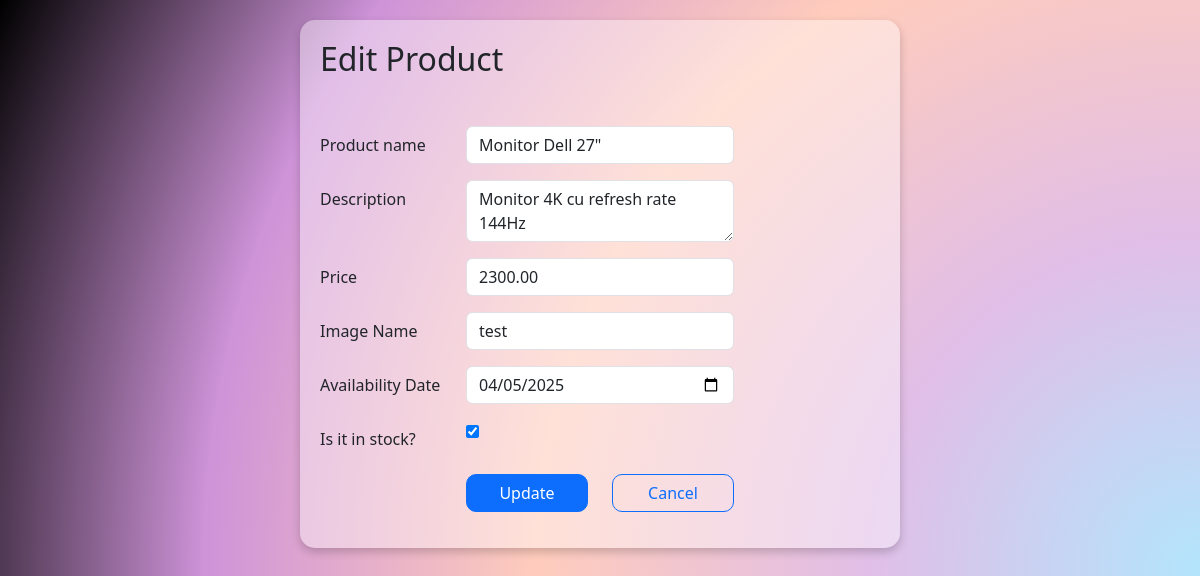
The app's page /edit.php?id=4 with its own data.
### tables this page shows
CREATE TABLE IF NOT EXISTS products (
                                        id INT AUTO_INCREMENT PRIMARY KEY,
                                        name VARCHAR(50) NOT NULL,
    description TEXT,
    price DECIMAL(10,2) NOT NULL,
    image VARCHAR(255),
    availability_date DATE,
    in_stock TINYINT(1) NOT NULL DEFAULT 1
    );

### public/edit.php (called while the page is built, shortened)
<?php
require '../includes/header.php';
require '../config/database.php';
$config = require "../config/config.php";
$db = new Database($config['database']);
$id = (int)$_GET['id'];
$product = $db->query("SELECT * FROM products WHERE id = :id", ["id" => $id])->find();
$name = $product['name'];
$description = $product['description'];
$price = $product['price'];
$image = $product['image'];
$availability_date = $product['availability_date'];
$in_stock = $product['in_stock'];
require '../views/edit.view.php';

### config/config.php (called while the page is built)
<?php
return [
    'database' => [
        'host' => 'localhost',
        'port' => '3306',
        'dbname' => 'myproject',
        'charset' => 'utf8mb4'
    ],
];

### config/database.php (called while the page is built, shortened)
<?php
class Database{
    public $connection;
    public $statement;
    public function __construct($config, $username = 'root', $password = ''){
        $dsn = "mysql:" . http_build_query($config,"",";");
        $this->connection = new PDO($dsn, $username, $password, [
            PDO::ATTR_DEFAULT_FETCH_MODE=>PDO::FETCH_ASSOC
        ]);
    }
    public function query($query, $params = []){
        $this->statement = $this->connection->prepare($query);
        $this->statement -> execute($params);
        return $this;
    }
    public function find(){
        return $this->statement->fetch();
    }
}

### views/edit.view.php (the view, shortened to what this page needs)
<?php
require '../includes/header.php';
?>
    <div class="container">
        <div class="form-container">
            <h2 class="mb-5">Edit Product</h2>
            <form method="post">
                <div class="row mb-3">
                    <label class="col-sm-3 col-form-label">Product name</label>
                    <div class="col-sm-6">
                        <input type="text" class="form-control" name="name" value="<?= htmlspecialchars($name) ?>">
                    </div>
                </div>
                <div class="row mb-3">
                    <label class="col-sm-3 col-form-label">Description</label>
                    <div class="col-sm-6">
                        <textarea class="form-control" name="description"><?= htmlspecialchars($description) ?></textarea>
                    </div>
                </div>
                <div class="row mb-3">
                    <label class="col-sm-3 col-form-label">Price</label>
                    <div class="col-sm-6">
                        <input type="number" step="0.01" class="form-control" name="price" value="<?= htmlspecialchars($price) ?>">
                    </div>
                </div>
                <div class="row mb-3">
                    <label class="col-sm-3 col-form-label">Image Name</label>
                    <div class="col-sm-6">
                        <input type="text" class="form-control" name="image" value="<?= htmlspecialchars($image) ?>">
                    </div>
                </div>
                <div class="row mb-3">
                    <label class="col-sm-3 col-form-label">Availability Date</label>
                    <div class="col-sm-6">
                        <input type="date" class="form-control" name="availability_date" value="<?= htmlspecialchars($availability_date) ?>">
                    </div>
                </div>
                <div class="row mb-3">
                    <label class="col-sm-3 col-form-label">Is it in stock?</label>
                    <div class="col-sm-6">
                        <input type="checkbox" name="in_stock" <?= $in_stock ? 'checked' : '' ?>>
                    </div>
                </div>
                <div class="row mb-3">
                    <div class="offset-sm-3 col-sm-3 d-grid">
                        <button type="submit" class="btn btn-primary">Update</button>
                    </div>
                    <div class="col-sm-3 d-grid">
                        <a href="./index.php" class="btn btn-outline-primary" role="button">Cancel</a>
                    </div>
                </div>
            </form>
        </div>
    </div>
<?php
require '../includes/footer.php';

### public/css/style.css (style rules this page uses)
.form-container { background: rgba(255, 255, 255, 0.4); border-radius: 15px; padding: 20px; box-shadow: 0 4px 10px rgba(0, 0, 0, 0.2); max-width: 600px; margin: 20px auto; }
.form-container .row { margin-bottom: 15px; }
.btn-primary, .btn-outline-primary { border-radius: 10px; }
body { background: radial-gradient(circle, #b3e5fc, #e1bee7, #ffccbc, #ce93d8, #000); background-size: 200% 200%; animation: gradientAnimation 10s ease-in-out infinite; }

### records on screen
products: name "Monitor Dell 27\"", description "Monitor 4K cu refresh rate 144Hz", price "2300.00", image "test", availability_date "04/05/2025", in_stock "☑"
